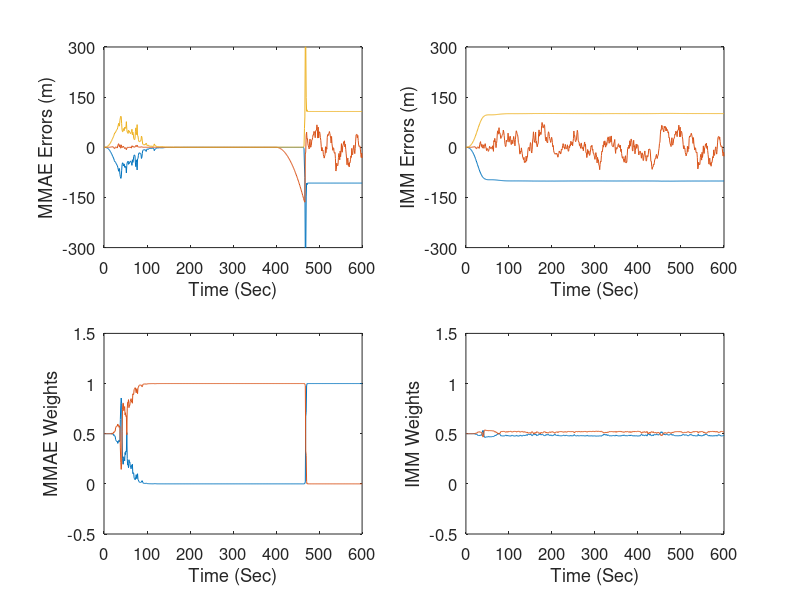

MATLAB code for this plot:
% This program compares an IMM to an MMAE appraoch to track
% a maneuvering object. 

% Optimal Estimation of Dynamic Systems (2nd ed.) by Crassidis and Junkins
% Example 4.6

% Written by John L. Crassidis 2/14

% Other Required Routines: none

% Time
dt=1;tf=600;t=[0:dt:tf]';m=length(t);

% Generate Truth (note: constant jerk is assumed)
x0_sim=[2000;0;10000;-15];
phi_sim=[1 dt 0 0;0 1 0 0;0 0 1 dt;0 0 0 1];
gam=[dt^2/2 0;dt 0;0 dt^2/2;0 dt]; 
u=[zeros((tf-200)/dt,2);0.075*ones((tf-400)/dt+1,2)];

x_sim=zeros(m,4);x_sim(1,:)=x0_sim(:)';
for i = 1:m-1
 x_sim(i+1,:)=(phi_sim*x_sim(i,:)'+gam*u(i,:)')';
end
x=[x_sim(:,1) x_sim(:,2) zeros(m,1) x_sim(:,3) x_sim(:,4) zeros(m,1)];

% State Transistion Matrix
phi=[1 dt dt^2/2 0 0 0
     0 1 dt 0 0 0
     0 0 1 0 0 0
     0 0 0 1 dt dt^2/2
     0 0 0 0 1 dt
     0 0 0 0 0 1];
 
% Continuous-Time Spectral Density 
g=[0 0;0 0;1 0;0 0;0 0;0 1];
q=1e-3*eye(2);

% Discrete-Time Process Noise Covariance
f=[0 1 0 0 0 0;0 0 1 0 0 0;0 0 0 0 0 0;0 0 0 0 1 0;0 0 0 0 0 1;0 0 0 0 0 0];
big_a=[-f g*q*g';zeros(6) f']*dt;
big_b=expm(big_a);
qd=phi*big_b(1:6,7:12);

% Initial Conditions for Filters
x0=[2000;0;0;10000;-15;0];
p0=1e-12*eye(6);

% Generate Measurements
h=[1 0 0 0 0 0;0 0 0 1 0 0];
r=100^2*eye(2);

y1=x(:,1);y2=x(:,4);
ym1=y1+sqrt(r(1,1))*randn(m,1);
ym2=y2+sqrt(r(2,2))*randn(m,1);
ym=[ym1 ym2];

% IMM Filter State and Covariance Storage Variables
xe_imm=zeros(m,6);
p_imm_cov=zeros(m,6);
xe_imm1=zeros(m+1,6);xe_imm1(1,:)=x0(:)';
xe_imm2=zeros(m+1,6);xe_imm2(1,:)=x0(:)';
p_prop_imm1=p0;
p_prop_imm2=p0;

% Initial Weights for IMM
weights_imm=[0.5;0.5];weights_imm_store=zeros(m,2);weights_imm_store(1,:)=weights_imm';

% Transition Matrix for IMM
%trans=[0.95 0.05;0.05 0.95];
trans=[0.97 0.03;0.03 0.97];
%trans=[0.8 0.2;0.05 0.95];
%trans=[0.99999999999 0.00000000001;0.00000000001 0.99999999999];
%trans=eye(2);

% Initialize cbar
cbar1=trans(:,1)'*weights_imm;
cbar2=trans(:,2)'*weights_imm;
cbar=[cbar1;cbar2];

% MMAE Storage Variables
xe_mmae=zeros(m,6);
p_mmae_cov=zeros(m,6);

% MMAE Filter State and Covariance Storage Variables
xe_mmae1=zeros(m+1,6);xe_mmae1(1,:)=x0(:)';
xe_mmae2=zeros(m+1,6);xe_mmae2(1,:)=x0(:)';
p_prop_mmae1=p0;
p_prop_mmae2=p0;

% Initial Weights for MMAE
weights_mmae=[0.5;0.5];weights_mmae_store=zeros(m,2);weights_mmae_store(1,:)=weights_mmae';

% IMM Storage Variables
xe_mmae=zeros(m,6);
p_mmae_cov=zeros(m,6);

% Main Loop
for i=1:m
 
% IMM Likelihood for Filter 1 
  e_cov_imm1=h*p_prop_imm1*h'+r;inv_e_cov_imm1=inv(e_cov_imm1);
  res_imm1=ym(i,:)'-h*xe_imm1(i,:)';
  like_imm1=1/sqrt(det(2*pi*e_cov_imm1))*exp(-0.5*res_imm1'*inv_e_cov_imm1*res_imm1);  

% IMM Likelihood for Filter 2 
  e_cov_imm2=h*p_prop_imm2*h'+r;inv_e_cov_imm2=inv(e_cov_imm2);
  res_imm2=ym(i,:)'-h*xe_imm2(i,:)';
  like_imm2=1/sqrt(det(2*pi*e_cov_imm2))*exp(-0.5*res_imm2'*inv_e_cov_imm2*res_imm2); 
   
% IMM Likelihood Vector 
  like_imm=[like_imm1;like_imm2];
  
% IMM Weights   
  weights_imm=cbar.*like_imm;
  weights_imm=weights_imm/sum(weights_imm);
  if i < m weights_imm_store(i+1,:)=weights_imm'; end
  
% IMM Filter 1 Update   
  gain_imm1=p_prop_imm1*h'*inv_e_cov_imm1;
  xe_imm1(i,:)=xe_imm1(i,:)+(gain_imm1*res_imm1)';
  p_up_imm1=(eye(6)-gain_imm1*h)*p_prop_imm1;
    
% IMM Filter 2 Update    
  gain_imm2=p_prop_imm2*h'*inv_e_cov_imm2;
  xe_imm2(i,:)=xe_imm2(i,:)+(gain_imm2*res_imm2)';
  p_up_imm2=(eye(6)-gain_imm2*h)*p_prop_imm2;
   
% IMM State and Covariance (After Measurement Update)
  xe_imm(i,:)=weights_imm(1)*xe_imm1(i,:)+weights_imm(2)*xe_imm2(i,:);
  p_imm=(p_up_imm1+(xe_imm1(i,:)-xe_imm(i,:))'*(xe_imm1(i,:)-xe_imm(i,:)))*weights_imm(1)...
       +(p_up_imm2+(xe_imm2(i,:)-xe_imm(i,:))'*(xe_imm2(i,:)-xe_imm(i,:)))*weights_imm(2);
  p_imm_cov(i,:)=diag(p_imm)';
  
% Compute Mixed Initial Conditions
  cbar1=trans(:,1)'*weights_imm;  
  if cbar1>1e-80,
   omega_11=trans(1,1)*weights_imm(1)/cbar1;
   omega_21=trans(2,1)*weights_imm(2)/cbar1;
  else
   cbar1 = 0;
   omega_11 = 0;
   omega_21 = 0;
  end
  cbar2=trans(:,2)'*weights_imm;
  if cbar2>1e-80,
   omega_12=trans(1,2)*weights_imm(1)/cbar2;
   omega_22=trans(2,2)*weights_imm(2)/cbar2;
  else
   cbar2 = 0;
   omega_12 = 0;
   omega_22 = 0;
  end
  cbar=[cbar1;cbar2];                                                     
  
% Initial Condition IMM State and Covariance
  x_imm1=omega_11*xe_imm1(i,:)+omega_21*xe_imm2(i,:);
  x_imm2=omega_12*xe_imm1(i,:)+omega_22*xe_imm2(i,:);
  p_imm1=(p_up_imm1+(xe_imm1(i,:)-x_imm1)'*(xe_imm1(i,:)-x_imm1))*omega_11...
        +(p_up_imm2+(xe_imm2(i,:)-x_imm1)'*(xe_imm2(i,:)-x_imm1))*omega_21;
  p_imm2=(p_up_imm1+(xe_imm1(i,:)-x_imm2)'*(xe_imm1(i,:)-x_imm2))*omega_12...
        +(p_up_imm2+(xe_imm2(i,:)-x_imm2)'*(xe_imm2(i,:)-x_imm2))*omega_22;
      
% IMM Filter 1 Propagation   
  xe_imm1(i+1,:)=(phi*x_imm1')';
  p_prop_imm1=phi*p_imm1*phi'+qd;   
   
% IMM Filter 2 Propagation     
  xe_imm2(i+1,:)=(phi*x_imm2')';
  p_prop_imm2=phi*p_imm2*phi';
 
% MMAE Likelihood for Filter 1 
  e_cov_mmae1=h*p_prop_mmae1*h'+r;inv_e_cov_mmae1=inv(e_cov_mmae1);
  res_mmae1=ym(i,:)'-h*xe_mmae1(i,:)';
  like_mmae1=1/sqrt(det(2*pi*e_cov_mmae1))*exp(-0.5*res_mmae1'*inv_e_cov_mmae1*res_mmae1); 
    
% MMAE Filter 1 Update   
  gain_mmae1=p_prop_mmae1*h'*inv_e_cov_mmae1;
  xe_mmae1(i,:)=xe_mmae1(i,:)+(gain_mmae1*res_mmae1)';
  p_up_mmae1=(eye(6)-gain_mmae1*h)*p_prop_mmae1;
   
% MMAE Likelihood for Filter 2 
  e_cov_mmae2=h*p_prop_mmae2*h'+r;inv_e_cov_mmae2=inv(e_cov_mmae2);
  res_mmae2=ym(i,:)'-h*xe_mmae2(i,:)';
  like_mmae2=1/sqrt(det(2*pi*e_cov_mmae2))*exp(-0.5*res_mmae2'*inv_e_cov_mmae2*res_mmae2); 

% MMAE Filter 2 Update    
  gain_mmae2=p_prop_mmae2*h'*inv_e_cov_mmae2;
  xe_mmae2(i,:)=xe_mmae2(i,:)+(gain_mmae2*res_mmae2)';
  p_up_mmae2=(eye(6)-gain_mmae2*h)*p_prop_mmae2;
   
% MMAE Likelihood Vector 
  like_mmae=[like_mmae1;like_mmae2];  
  
% Update MMAE Weights  
  weights_mmae=weights_mmae.*like_mmae;
  weights_mmae=weights_mmae/sum(weights_mmae);
  if i < m weights_mmae_store(i+1,:)=weights_mmae'; end

% MMAE Ouputs  
  xe_mmae(i,:)=weights_mmae(1)*xe_mmae1(i,:)+weights_mmae(2)*xe_mmae2(i,:);
  p_mmae=(p_up_mmae1+(xe_mmae1(i,:)-xe_mmae(i,:))'*(xe_mmae1(i,:)-xe_mmae(i,:)))*weights_mmae(1)...
        +(p_up_mmae2+(xe_mmae2(i,:)-xe_mmae(i,:))'*(xe_mmae2(i,:)-xe_mmae(i,:)))*weights_mmae(2);
  p_mmae_cov(i,:)=diag(p_mmae)';

% MMAE Filter 1 Propagation   
  xe_mmae1(i+1,:)=(phi*xe_mmae1(i,:)')';
  p_prop_mmae1=phi*p_up_mmae1*phi'+qd;       
   
% MMAE Filter 2 Propagation   
  xe_mmae2(i+1,:)=(phi*xe_mmae2(i,:)')';
  p_prop_mmae2=phi*p_up_mmae2*phi';
 
end

% Truncate State and Covariance Storage to m
xe_imm1=xe_imm1(1:m,:);xe_imm2=xe_imm2(1:m,:);

% 3-sigma Values for IMM and MMAE
sig3_imm=p_imm_cov.^(0.5)*3;
sig3_mmae=p_mmae_cov.^(0.5)*3;

%Plot Errors for First State and Weights
subplot(221)
plot(t,-sig3_mmae(:,1),t,xe_mmae(:,1)-x(:,1),t,sig3_mmae(:,1))
axis([0 600 -300 300])
set(gca,'YTick',[-300 -150 0 150 300])
set(gca,'fontsize',12)
ylabel('MMAE Errors (m)')
xlabel('Time (Sec)')

subplot(222)
plot(t,-sig3_imm(:,1),t,xe_imm(:,1)-x(:,1),t,sig3_imm(:,1))
axis([0 600 -300 300])
set(gca,'YTick',[-300 -150 0 150 300])
set(gca,'fontsize',12)
ylabel('IMM Errors (m)')
xlabel('Time (Sec)')

subplot(223)
plot(t,weights_mmae_store(:,1),t,weights_mmae_store(:,2))
set(gca,'fontsize',12)
axis([0 600 -0.5 1.5])
ylabel('MMAE Weights')
xlabel('Time (Sec)')
%legend('Filter 1','Filter2')

subplot(224)
plot(t,weights_imm_store(:,1),t,weights_imm_store(:,2))
set(gca,'fontsize',12)
axis([0 600 -0.5 1.5])
ylabel('IMM Weights')
xlabel('Time (Sec)')
%legend('Filter 1','Filter2')
